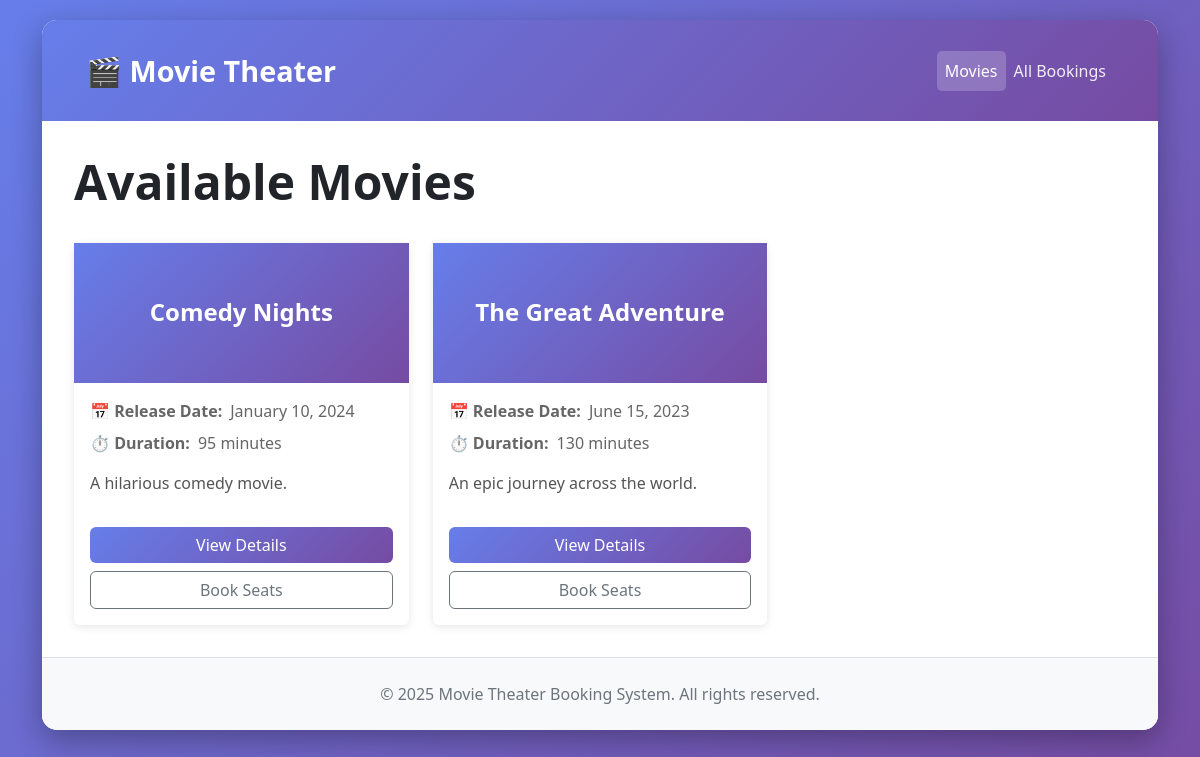
The page / on the database its author committed.
### booking/models.py (models this page shows, shortened)
class Movie(models.Model):
    title = models.CharField(max_length=200)
    description = models.TextField()
    release_date = models.DateField()
    duration = models.IntegerField(help_text="Duration in minutes")
    class Meta:
        ordering = ['-release_date']

### booking/template_views.py (the view)
# urls.py: path('', template_views.movie_list, name='movie_list'),
def movie_list(request):
    movies = Movie.objects.all().order_by('-release_date')
    return render(request, 'booking/movie_list.html', {
        'movies': movies
    })

### booking/templates/booking/movie_list.html (shortened to what this page needs)
{% extends 'booking/base.html' %}
{% block content %}
<div class="d-flex justify-content-between align-items-center mb-4">
    <h1 class="display-5 fw-bold">Available Movies</h1>
</div>
{% if movies %}
    <div class="row g-4">
        {% for movie in movies %}
        <div class="col-md-6 col-lg-4">
            <div class="card movie-card">
                <div class="movie-header">
                    <h2>{{ movie.title }}</h2>
                </div>
                <div class="card-body">
                    <div class="mb-3">
                        <div class="movie-info-item">
                            <strong>📅 Release Date:</strong>
                            <span>{{ movie.release_date|date:"F d, Y" }}</span>
                        </div>
                        <div class="movie-info-item">
                            <strong>⏱️ Duration:</strong>
                            <span>{{ movie.duration }} minutes</span>
                        </div>
                    </div>
                    <div class="movie-description mb-3">
                        <p>{{ movie.description }}</p>
                    </div>
                    <div class="d-grid gap-2">
                        <a href="{% url 'movie_detail' movie.id %}" class="btn btn-primary">View Details</a>
                        <a href="{% url 'seat_booking' movie.id %}" class="btn btn-outline-secondary">Book Seats</a>
                    </div>
                </div>
            </div>
        </div>
        {% endfor %}
    </div>
{% else %}
    <div class="no-movies">
        <h2 class="display-6">🎬 No Movies Available</h2>
        <p class="lead">Check back soon for new releases!</p>
    </div>
{% endif %}
{% endblock %}

### booking/templates/booking/base.html (style rules this page uses)
:root { --primary-gradient: linear-gradient(135deg, #667eea 0%, #764ba2 100%); }
body { background: linear-gradient(135deg, #667eea 0%, #764ba2 100%); min-height: 100vh; padding-bottom: 30px; }
.btn-primary { background: linear-gradient(135deg, #667eea 0%, #764ba2 100%); border: none; }

### booking/templates/booking/movie_list.html (style rules this page uses)
.movie-card { transition: transform 0.3s, box-shadow 0.3s; height: 100%; border: none; box-shadow: 0 2px 8px rgba(0,0,0,0.1); }
.movie-header { background: linear-gradient(135deg, #667eea 0%, #764ba2 100%); color: white; padding: 2rem; min-height: 140px; display: flex; align-items: center; justify-content: center; text-align: center; }
.movie-header h2 { font-size: 1.5rem; margin: 0; font-weight: bold; }
.movie-description { max-height: 100px; overflow: hidden; text-overflow: ellipsis; color: #555; }
.movie-info-item { display: flex; align-items: center; gap: 0.5rem; margin-bottom: 0.5rem; color: #666; }

### rows shown on the page
Movie: title "Comedy Nights", release_date "January 10, 2024", duration "95", description "A hilarious comedy movie."
Movie: title "The Great Adventure", release_date "June 15, 2023", duration "130", description "An epic journey across the world."
